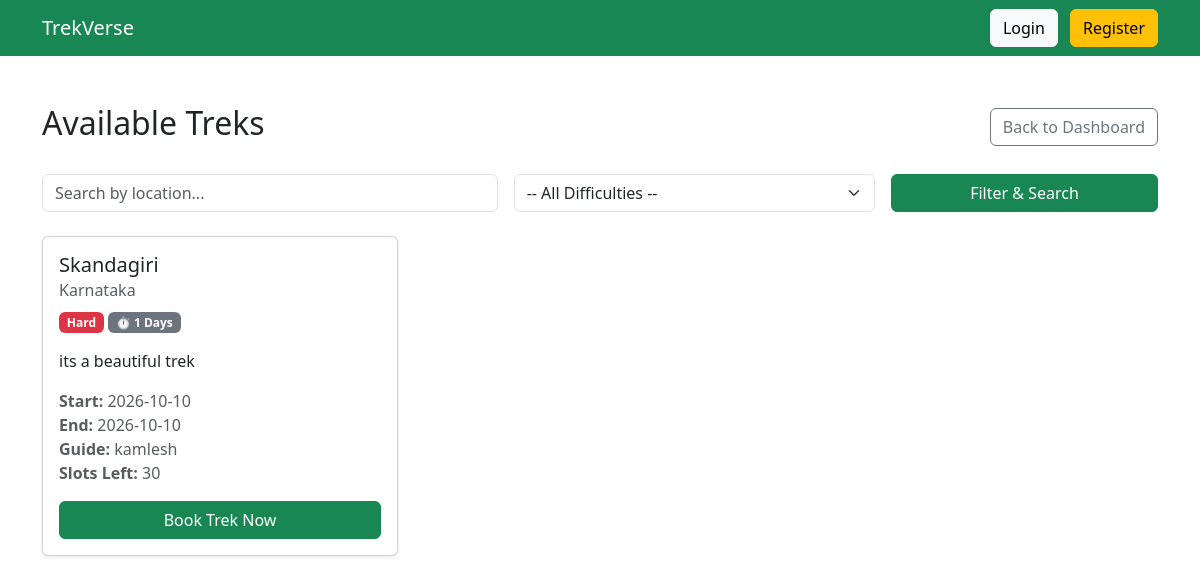
/user/user_treks (signed in), run on an earlier commit of the app's database.
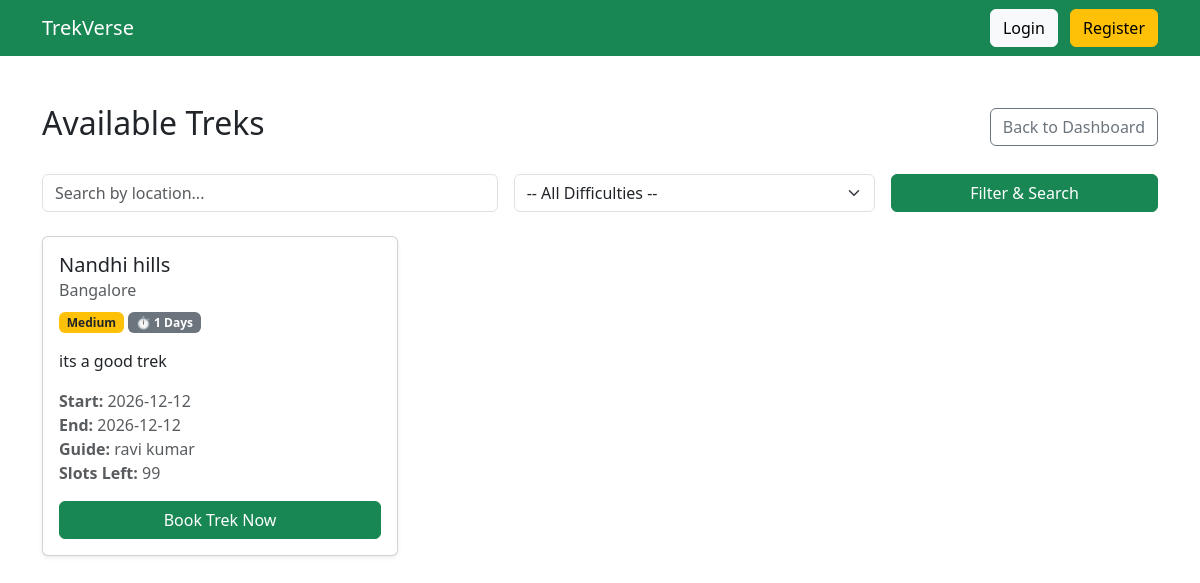
And on a later commit of the database.
### models.py (models this page shows)
class Trek(db.Model):
    __tablename__ = "treks"
    id = db.Column(db.Integer, primary_key=True)
    name = db.Column(db.String(100), nullable=False)
    location = db.Column(db.String(100), nullable=False)
    difficulty = db.Column(db.String(20), nullable=False)
    duration = db.Column(db.Integer, nullable=False)
    available_slots = db.Column(db.Integer, nullable=False)
    status = db.Column(db.String(20), default="Pending")
    start_date = db.Column(db.Date)
    end_date = db.Column(db.Date)
    description = db.Column(db.Text)
    staff_id = db.Column(
        db.Integer,
        db.ForeignKey("users.id")
    )
    created_at = db.Column(
        db.DateTime,
        default=datetime.utcnow
    )
    bookings = db.relationship(
        "Booking",
        backref="trek",
        lazy=True
    )

class User(db.Model):
    __tablename__ = "users"
    id = db.Column(db.Integer, primary_key=True)
    name = db.Column(db.String(100), nullable=False)
    email = db.Column(db.String(120), unique=True, nullable=False)
    password = db.Column(db.String(255), nullable=False)
    phone = db.Column(db.String(15))
    role = db.Column(db.String(20), nullable=False)
    approved = db.Column(db.Boolean, default=False)
    blacklisted = db.Column(db.Boolean, default=False)
    experience_years = db.Column(db.Integer, default=0)
    skills = db.Column(db.String(255), default="")
    bio = db.Column(db.Text, default="")
    created_at = db.Column(db.DateTime, default=datetime.utcnow)
    managed_treks = db.relationship(
        "Trek",
        backref="staff",
        lazy=True
    )
    bookings = db.relationship(
        "Booking",
        backref="user",
        lazy=True
    )

### routes.py (the view)
    @app.route("/user/user_treks")
    def user_treks():
        if "user_id" not in session or session["role"] != "user":
            return "Access Denied"
        location = request.args.get("location", "")
        difficulty = request.args.get("difficulty", "")
        query = Trek.query.filter_by(status="Open")
        if location:
            query = query.filter(Trek.location.like(f"%{location}%"))
        if difficulty:
            query = query.filter_by(difficulty=difficulty)
        treks = query.all()
        bookings = Booking.query.filter_by(user_id=session["user_id"], status="Booked").all()
        booked_trek_ids = {b.trek_id for b in bookings}
        return render_template("user/user_treks.html", treks=treks, location=location, difficulty=difficulty, booked_trek_ids=booked_trek_ids)

### templates/user/user_treks.html (shortened to what this page needs)
{% extends "base.html" %}
{% block content %}
<div class="d-flex justify-content-between align-items-center mb-4">
    <h2>Available Treks</h2>
    <a href="/user/dashboard" class="btn btn-outline-secondary">Back to Dashboard</a>
</div>
<form method="GET" action="/user/user_treks" class="row g-3 mb-4">
    <div class="col-md-5">
        <input type="text" name="location" class="form-control" placeholder="Search by location..." value="{{ location or '' }}">
    </div>
    <div class="col-md-4">
        <select name="difficulty" class="form-select">
            <option value="">-- All Difficulties --</option>
        </select>
    </div>
    <div class="col-md-3">
        <button type="submit" class="btn btn-success w-100">Filter & Search</button>
    </div>
</form>
<div class="row row-cols-1 row-cols-md-2 row-cols-lg-3 g-4">
    {% for trek in treks %}
    <div class="col">
        <div class="card h-100 shadow-sm">
            <div class="card-body d-flex flex-column">
                <h5 class="card-title">{{ trek.name }}</h5>
                <h6 class="card-subtitle mb-2 text-muted"> {{ trek.location }}</h6>
                <div class="mb-3">
                    <span class="badge {% if trek.difficulty == 'Easy' %}bg-info{% elif trek.difficulty == 'Medium' %}bg-warning text-dark{% else %}bg-danger{% endif %}">
                        {{ trek.difficulty }}
                    </span>
                    <span class="badge bg-secondary">⏱ {{ trek.duration }} Days</span>
                </div>
                <p class="card-text text-truncate">{{ trek.description or 'No description provided.' }}</p>
                <ul class="list-unstyled mt-auto mb-3 text-muted">
                    <li><strong>Start:</strong> {{ trek.start_date.strftime('%Y-%m-%d') if trek.start_date else 'N/A' }}</li>
                    <li> <strong>End:</strong> {{ trek.end_date.strftime('%Y-%m-%d') if trek.end_date else 'N/A' }}</li>
                    <li> <strong>Guide:</strong> {{ trek.staff.name if trek.staff else 'TBA' }}</li>
                    <li> <strong>Slots Left:</strong> {{ trek.available_slots }}</li>
                </ul>
                {% set is_booked = trek.id in booked_trek_ids %}
                {% if is_booked %}
                <button class="btn btn-secondary w-100" disabled>Already Booked</button>
                {% elif trek.available_slots <= 0 %}
                <button class="btn btn-danger w-100" disabled>Fully Booked</button>
                {% else %}
                <form action="/user/book/{{ trek.id }}" method="POST">
                    <button type="submit" class="btn btn-success w-100">Book Trek Now</button>
                </form>
                {% endif %}
            </div>
        </div>
    </div>
    {% else %}
    <div class="col-12 text-center py-5">
        <p class="lead text-muted">No available open treks match your search criteria.</p>
    </div>
    {% endfor %}
</div>
{% endblock %}

What changed in the data, as far as the page shows it:
no longer on this page (row edited): Trek: name "Skandagiri", location "Karnataka", difficulty "Hard", duration "1", description "its a beautiful trek", start_date "2026-10-10", end_date "2026-10-10", staff "kamlesh", available_slots "30"
added Trek: name "Nandhi hills", location "Bangalore", difficulty "Medium", duration "1", description "its a good trek", start_date "2026-12-12", end_date "2026-12-12", staff "ravi kumar", available_slots "99"
